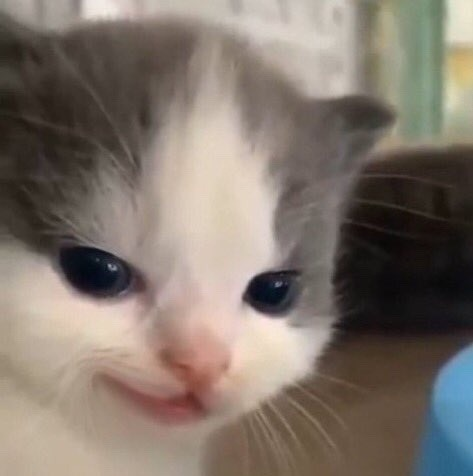
#> input picture ASCII-ART/176.jpg, 473 x 476 px
$ python check.py --source 176.jpg -height 100
#> lines starting #> are read from the running program, lines starting #| are printed output that depends on the picture
import cv2
import numpy as np
import matplotlib.pyplot as plt
import argparse
# imgpath = input("Enter path to the image (jpeg/png) > ")
parser = argparse.ArgumentParser()
parser.add_argument("--source",type=str, required=True)
parser.add_argument("-height", type = int, required=True)
args = parser.parse_args()
imgpath = args.source
h = args.height
img = cv2.imread(imgpath)
#> img is the input picture: shape (476, 473, 3); mean B, G, R 108.2, 117.6, 128.9
aspect_ratio = img.shape[0]/img.shape[1]
#> aspect_ratio = 1.01
import math
zz = math.floor(aspect_ratio*h/2)
#> zz = 50
shape = (h,zz)
#> shape = (100, 50)
resized = cv2.resize(img, shape)
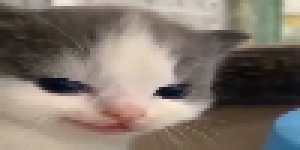
#> resized: shape (50, 100, 3) (shown 3 times larger); mean B, G, R 108, 117.5, 128.8
# cv2.imshow("Lol",resized)
# cv2.waitKey(0)
# cv2.destroyAllWindows()
gray_image = cv2.cvtColor(resized, cv2.COLOR_BGR2GRAY)
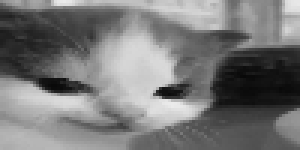
#> gray_image: shape (50, 100) (shown 3 times larger); min 8, max 235, mean 119.8

# cv2.imshow("Grayscale", gray_image)
# cv2.waitKey(0)
# cv2.destroyAllWindows()

def gen_ascii(img):
    res = []
    chars = ["@", "J", "D", "%", "*", "P", "+", "Y", "=", ",", "."]
    for i in img:
        row = [chars[j//25] for j in i]
        res.append(row)
#> this loop made 50 passes
#> after the loop, res = 50 items
    return res

res = gen_ascii(gray_image)
#> res = 50 items
for i in res:
    print()
    for j in i:
        print(j, end = "")
print()
